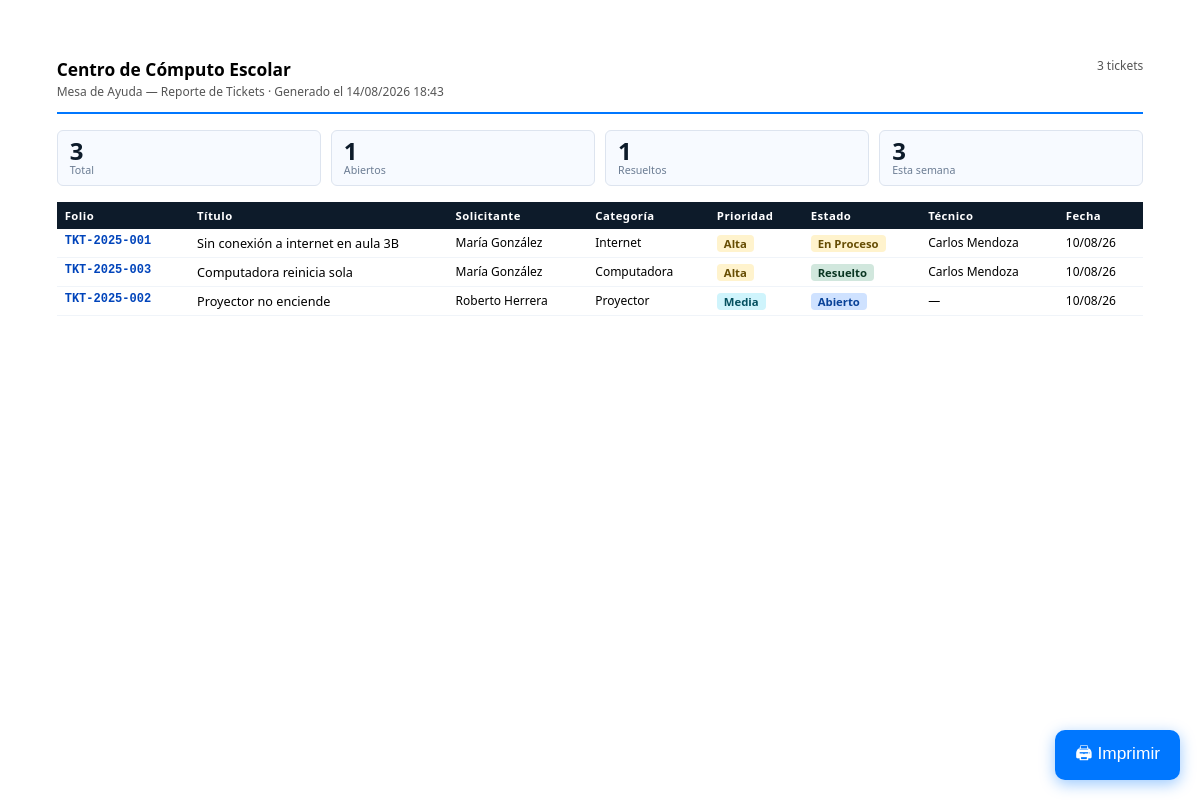
Screenshot of /index.php?c=reports&a=lista& (signed in) with the database file from the repository.
### tables this page shows
CREATE TABLE IF NOT EXISTS tickets (id INT AUTO_INCREMENT PRIMARY KEY, folio VARCHAR(20) NOT NULL UNIQUE, titulo VARCHAR(200) NOT NULL, descripcion TEXT NOT NULL, categoria ENUM('internet','computadora','impresora','proyector','red','software','hardware','otro') NOT NULL, prioridad ENUM('baja','media','alta','critica') NOT NULL DEFAULT 'media', estado ENUM('abierto','en_proceso','en_espera','resuelto','cerrado') NOT NULL DEFAULT 'abierto', ubicacion VARCHAR(150) DEFAULT NULL, usuario_id INT NOT NULL, tecnico_id INT DEFAULT NULL, resolucion TEXT DEFAULT NULL, creado_en DATETIME NOT NULL DEFAULT CURRENT_TIMESTAMP, actualizado_en DATETIME NOT NULL DEFAULT CURRENT_TIMESTAMP ON UPDATE CURRENT_TIMESTAMP, cerrado_en DATETIME DEFAULT NULL, FOREIGN KEY (usuario_id) REFERENCES usuarios(id), FOREIGN KEY (tecnico_id) REFERENCES usuarios(id));

### controllers/ReportController.php (called while the page is built, shortened)
<?php
require_once __DIR__ . '/../models/Ticket.php';
class ReportController {
    private Ticket $ticketModel;
    public function __construct() { $this->ticketModel = new Ticket(); $this->userModel = new User(); }
    public function listaPdf(): void {
        $rol     = $_SESSION['user_rol'];
        $filters = ['estado'=>$_GET['estado']??'','categoria'=>$_GET['categoria']??'','prioridad'=>$_GET['prioridad']??'','buscar'=>$_GET['buscar']??''];
        if (in_array($rol, ['admin','tecnico'])) { $tickets = $this->ticketModel->getAll($filters); $stats = $this->ticketModel->getStats(); }
        else { $tickets = $this->ticketModel->getByUser($_SESSION['user_id'], $filters); $stats = $this->ticketModel->getStatsByUser($_SESSION['user_id']); }
        $estados = Ticket::ESTADOS; $prioridades = Ticket::PRIORIDADES; $categorias = Ticket::CATEGORIAS;
        require __DIR__ . '/../views/reports/lista_pdf.php';
    }
}

### config/database.php (called while the page is built, shortened)
<?php
class Database {
    private static ?PDO $instance = null;
    public static function getConnection(): PDO {
        if (self::$instance === null) {
            $dsn = "mysql:host=" . DB_HOST . ";dbname=" . DB_NAME . ";charset=" . DB_CHARSET;
            $options = [
                PDO::ATTR_ERRMODE            => PDO::ERRMODE_EXCEPTION,
                PDO::ATTR_DEFAULT_FETCH_MODE => PDO::FETCH_ASSOC,
                PDO::ATTR_EMULATE_PREPARES   => false,
            ];
            try {
                self::$instance = new PDO($dsn, DB_USER, DB_PASS, $options);
            } catch (PDOException $e) {
                die(json_encode(['error' => 'Error de conexión: ' . $e->getMessage()]));
            }
        }
        return self::$instance;
    }
}

### models/Ticket.php (called while the page is built, shortened)
<?php
require_once __DIR__ . '/../config/database.php';
class Ticket {
    private PDO $db;
    public function __construct(){$this->db=Database::getConnection();}
    public function getAll(array $f=[]):array{
        $w=['1=1'];$p=[];
        $sql="SELECT t.id,t.folio,t.titulo,t.categoria,t.prioridad,t.estado,t.ubicacion,t.creado_en,t.actualizado_en,CONCAT(u.nombre,' ',u.apellido) AS nombre_usuario,CONCAT(te.nombre,' ',te.apellido) AS nombre_tecnico FROM tickets t JOIN usuarios u ON u.id=t.usuario_id LEFT JOIN usuarios te ON te.id=t.tecnico_id WHERE ".implode(' AND ',$w)." ORDER BY FIELD(t.prioridad,'critica','alta','media','baja'),FIELD(t.estado,'abierto','en_proceso','en_espera','resuelto','cerrado'),t.creado_en DESC";
        $s=$this->db->prepare($sql);$s->execute($p);return $s->fetchAll();
    }
    public function getStats():array{
        $rows=$this->db->query("SELECT estado,COUNT(*) as total FROM tickets GROUP BY estado")->fetchAll();
        $s=['por_estado'=>array_column($rows,'total','estado')];
        $s['por_categoria']=$this->db->query("SELECT categoria,COUNT(*) as total FROM tickets GROUP BY categoria ORDER BY total DESC")->fetchAll();
        $rows=$this->db->query("SELECT prioridad,COUNT(*) as total FROM tickets GROUP BY prioridad")->fetchAll();
        $s['por_prioridad']=array_column($rows,'total','prioridad');
        $s['total']=(int)$this->db->query("SELECT COUNT(*) FROM tickets")->fetchColumn();
        $s['semana']=(int)$this->db->query("SELECT COUNT(*) FROM tickets WHERE creado_en>=DATE_SUB(NOW(),INTERVAL 7 DAY)")->fetchColumn();
        return $s;
    }
}

### views/reports/lista_pdf.php (the view, shortened to what this page needs)
<?php
$school='Centro de Cómputo Escolar';
$totalT=count($tickets);$abiertos=$stats['por_estado']['abierto']??0;$resueltos=$stats['por_estado']['resuelto']??0;
?><!DOCTYPE html><html lang="es"><head><meta charset="UTF-8"><title>Reporte de Tickets</title>
</head><body>
<div class="header">
  <div><div class="school-name"><?=$school?></div><div class="school-sub">Mesa de Ayuda — Reporte de Tickets · Generado el <?=date('d/m/Y H:i')?></div></div>
  <div style="font-size:9pt;color:#555;text-align:right"><?=$totalT?> tickets<?php if(!empty($_GET['estado'])):?> · Estado: <?=$estados[$_GET['estado']]['label']??$_GET['estado']?><?php endif;?></div>
</div>
<div class="stats">
  <div class="stat-box"><div class="stat-num"><?=$totalT?></div><div class="stat-lbl">Total</div></div>
  <div class="stat-box"><div class="stat-num"><?=$abiertos?></div><div class="stat-lbl">Abiertos</div></div>
  <div class="stat-box"><div class="stat-num"><?=$resueltos?></div><div class="stat-lbl">Resueltos</div></div>
  <div class="stat-box"><div class="stat-num"><?=$stats['semana']??0?></div><div class="stat-lbl">Esta semana</div></div>
</div>
<table>
  <thead><tr><th>Folio</th><th>Título</th><?php if(in_array($_SESSION['user_rol'],['admin','tecnico'])):?><th>Solicitante</th><?php endif;?><th>Categoría</th><th>Prioridad</th><th>Estado</th><th>Técnico</th><th>Fecha</th></tr></thead>
  <tbody>
  <?php foreach($tickets as $t):$est=$estados[$t['estado']]??['label'=>$t['estado'],'color'=>'secondary'];$pri=$prioridades[$t['prioridad']]??['label'=>$t['prioridad'],'color'=>'secondary'];$cat=$categorias[$t['categoria']]??['label'=>$t['categoria']];?>
  <tr>
    <td class="folio"><?=htmlspecialchars($t['folio'])?></td>
    <td style="max-width:200px;overflow:hidden;text-overflow:ellipsis;white-space:nowrap"><?=htmlspecialchars($t['titulo'])?></td>
    <?php if(in_array($_SESSION['user_rol'],['admin','tecnico'])):?><td style="font-size:9pt"><?=htmlspecialchars($t['nombre_usuario'])?></td><?php endif;?>
    <td style="font-size:9pt"><?=$cat['label']?></td>
    <td><span class="badge badge-<?=$pri['color']?>"><?=$pri['label']?></span></td>
    <td><span class="badge badge-<?=$est['color']?>"><?=$est['label']?></span></td>
    <td style="font-size:9pt"><?=htmlspecialchars($t['nombre_tecnico']??'—')?></td>
    <td style="font-size:9pt;white-space:nowrap"><?=date('d/m/y',strtotime($t['creado_en']))?></td>
  </tr>
  <?php endforeach;?>
  </tbody>
</table>
<button class="btn-print" onclick="window.print()">🖨 Imprimir</button>
</body></html>

### views/reports/lista_pdf.php (style rules this page uses)
* { box-sizing:border-box;margin:0;padding:0; }
body { font-family:'Segoe UI',Arial,sans-serif;font-size:10pt;color:#000;padding:1.5cm; }
.header { display:flex;justify-content:space-between;align-items:flex-start;border-bottom:2px solid #0077ff;padding-bottom:12px;margin-bottom:16px; }
.school-name { font-size:13pt;font-weight:700; }
.school-sub { font-size:9pt;color:#555;margin-top:2px; }
.badge { display:inline-block;padding:1px 7px;border-radius:4px;font-size:8.5pt;font-weight:700; }
.badge-primary { background:#cfe2ff;color:#084298; }
.badge-success { background:#d1e7dd;color:#0a3622; }
.badge-warning { background:#fff3cd;color:#664d03; }
.badge-info { background:#cff4fc;color:#055160; }
.stats { display:grid;grid-template-columns:repeat(4,1fr);gap:10px;margin-bottom:16px; }
.stat-box { background:#f7faff;border:1px solid #dde4ef;border-radius:6px;padding:8px 12px; }
.stat-num { font-size:18pt;font-weight:800;color:#0d1b2a;line-height:1; }
.stat-lbl { font-size:8pt;color:#6b7c93; }
table { width:100%;border-collapse:collapse;font-size:9.5pt; }
th { background:#0d1b2a;color:#fff;padding:6px 8px;text-align:left;font-size:8.5pt;letter-spacing:.04em; }
td { padding:5px 8px;border-bottom:1px solid #f0f4f9;vertical-align:top; }
.folio { font-family:monospace;font-size:9pt;font-weight:700;color:#0044bb; }
.btn-print { position:fixed;bottom:20px;right:20px;background:#0077ff;color:#fff;border:none;border-radius:10px;padding:10px 20px;cursor:pointer;font-size:13pt;box-shadow:0 4px 15px rgba(0,119,255,.4); }

### rows the page displays
tickets: folio "TKT-2025-001", titulo "Sin conexión a internet en aula 3B", nombre_usuario "María González", categoria "Internet", prioridad "Alta", estado "En Proceso", nombre_tecnico "Carlos Mendoza", creado_en "10/08/26"
tickets: folio "TKT-2025-003", titulo "Computadora reinicia sola", nombre_usuario "María González", categoria "Computadora", prioridad "Alta", estado "Resuelto", nombre_tecnico "Carlos Mendoza", creado_en "10/08/26"
tickets: folio "TKT-2025-002", titulo "Proyector no enciende", nombre_usuario "Roberto Herrera", categoria "Proyector", prioridad "Media", estado "Abierto", nombre_tecnico "—", creado_en "10/08/26"

### other values shown
$school "Centro de Cómputo Escolar"
$totalT "3"
$abiertos "1"
$resueltos "1"
$stats['semana'] "3"
